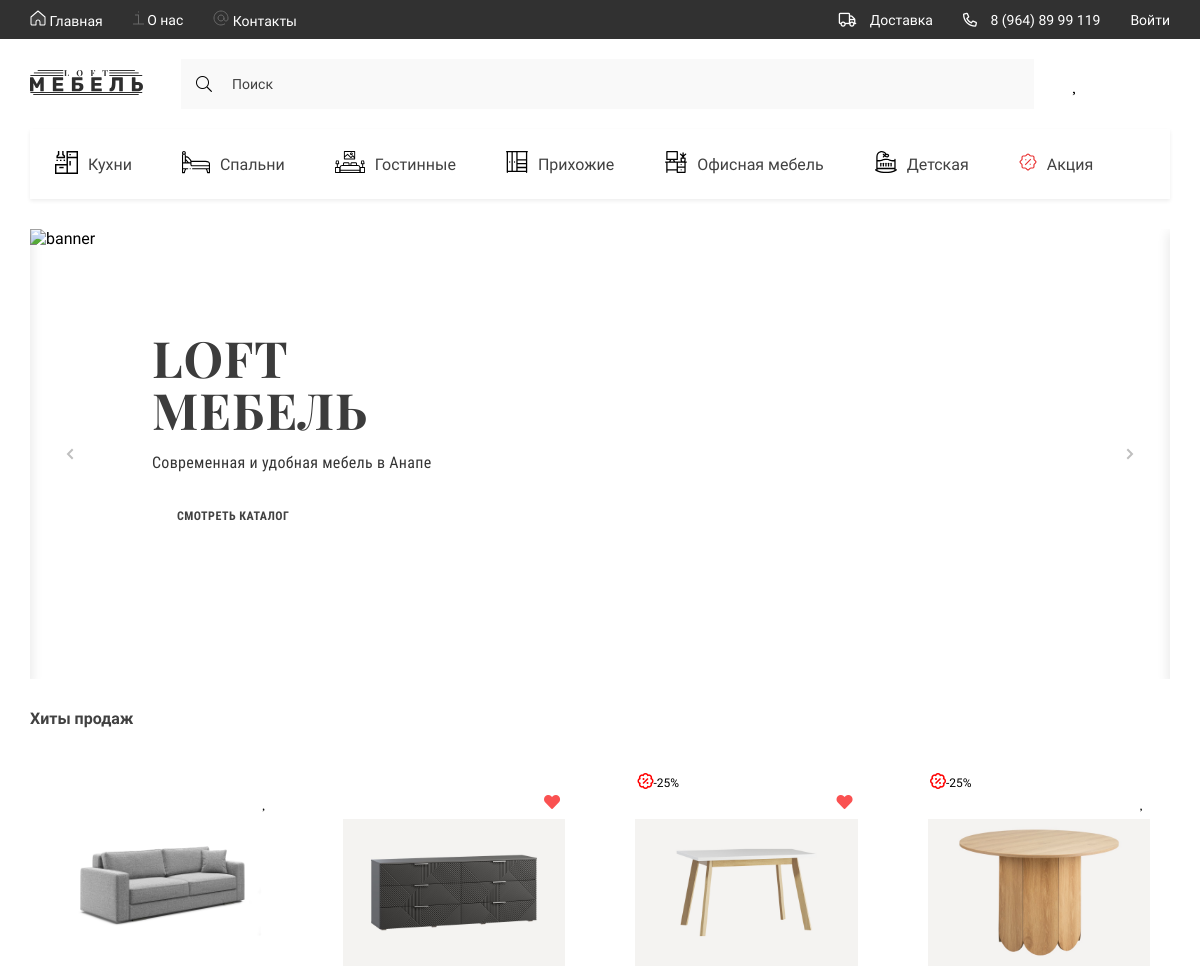
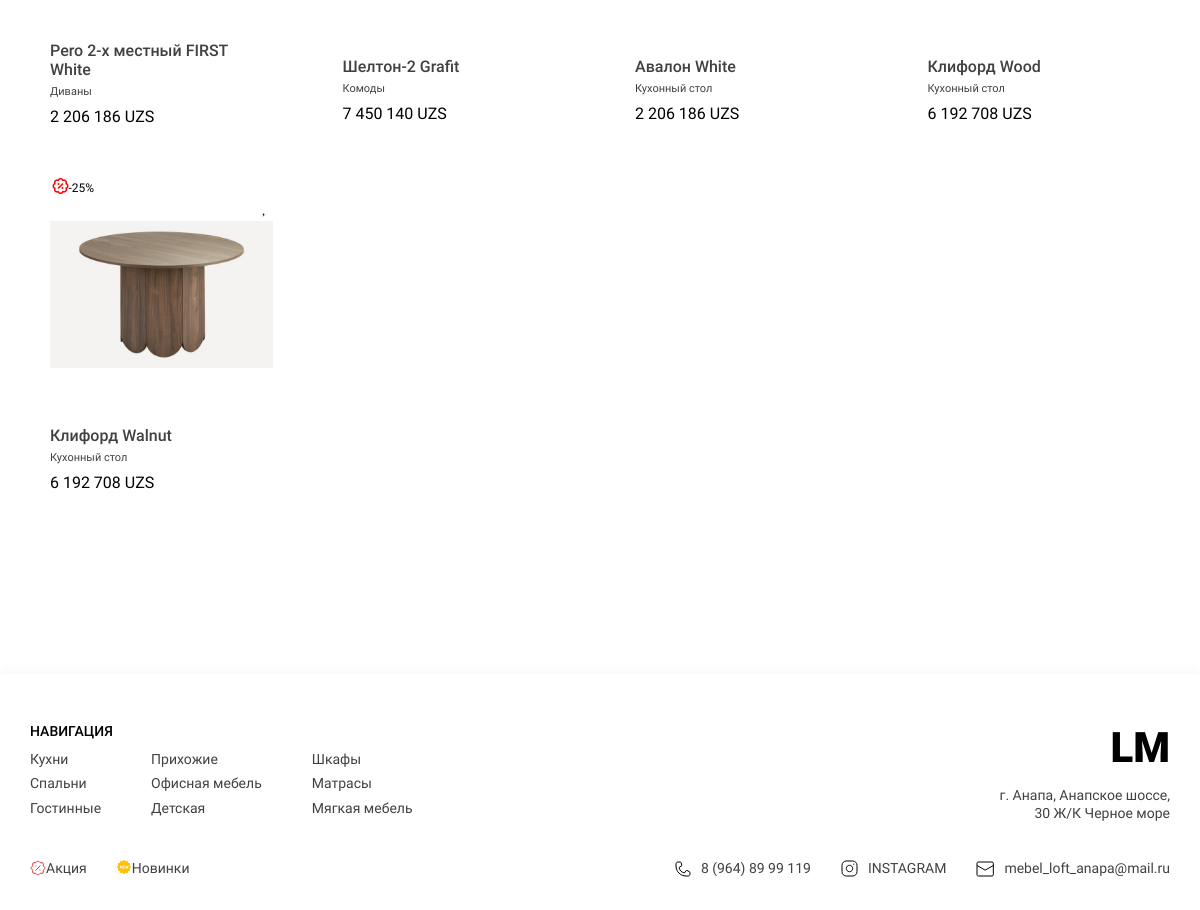
The page / on the database its author committed (2 pictures, top to bottom).
### goods/models.py (models this page shows, shortened)
class Category(models.Model):
    title = models.CharField(max_length=150, verbose_name='Название категории')
    parent = models.ForeignKey('self', on_delete=models.CASCADE, related_name='subcategories', blank=True, null=True)
    slug = models.SlugField(unique=True)
    image = models.FileField(upload_to='icons/categories/', verbose_name='Иконка категории', blank=True, null=True)
    def get_absolute_url(self):
        return reverse("goods:catalog", kwargs={"category_slug": self.slug})
    def __str__(self):
        return self.title
    class Meta:
        verbose_name = 'Категорию'
        verbose_name_plural = 'Категории'

class Product(models.Model):
    title = models.CharField(max_length=150, verbose_name='Название товара')
    slug = models.SlugField(unique=True)
    category = models.ForeignKey(Category, on_delete=models.CASCADE, verbose_name='Категория товара')
    description = models.TextField(verbose_name='Описание товара')
    price = models.DecimalField(default=0.00, max_digits=10, decimal_places=0, verbose_name='Цена товара')
    discount = models.DecimalField(default=0.00, max_digits=4, decimal_places=2, verbose_name='Скидка на товар')
    quantity = models.PositiveIntegerField(default=0, verbose_name='Товара в наличии')
    size = models.CharField(max_length=130, verbose_name='Размер товара')
    color_name_ru = models.CharField(default='Белый', verbose_name='Цвет товара ru', max_length=150)
    color_name_en = models.CharField(default='White', verbose_name='Цвет товара en', max_length=150)
    color_code = models.CharField(default='#FFFFFF', verbose_name='Код цвета товара', max_length=10)
    rating = models.DecimalField(default=0.0, max_digits=2, decimal_places=1, verbose_name='Рейтинг товара')
    def get_absolute_url(self):
        return reverse("goods:product", kwargs={"product_slug": self.slug})
    class Meta:
        verbose_name = 'Товар'
        verbose_name_plural = 'Товары'
        ordering = ('-id',)
    def get_product_image(self):
        if self.images:
            return self.images.all().first().image.url
        else:
            return None
    def sell_price(self):
        if self.discount:
            return round(self.price - self.price*self.discount/100)
        else:
            return self.price

class ProductImage(models.Model):
    image = models.ImageField(upload_to='products/', verbose_name='Фото товара')
    product = models.ForeignKey(Product, on_delete=models.CASCADE, verbose_name='Товар', related_name='images')
    class Meta:
        verbose_name = 'Фото товара'
        verbose_name_plural = 'Фото товара'

### home/views.py (the view)
# urls.py: path('', IndexView.as_view(), name='index'),
class IndexView(ListView):
    template_name = 'home/index.html'
    model = Product
    context_object_name = 'products'

### favourites/templatetags/fav_tags.py (called while the page is built)
@register.simple_tag()
def get_fav_products(request):
    if request.user.is_authenticated:
        products = Favourite.objects.filter(user=request.user)
        return [i.product for i in products]
    if not request.session.session_key:
        request.session.create()
    products = Favourite.objects.filter(session_key=request.session.session_key)
    return [i.product for i in products]

### goods/templatetags/loft_tags.py (called while the page is built)
@register.simple_tag()
def get_categories():
    return Category.objects.filter(parent=None)

@register.simple_tag()
def get_normal_price(sell_price):
    return f"{int(sell_price):_}".replace("_", " ")

@register.simple_tag()
def get_normal_size(product_size):
    musor = ['Длина', 'Ширина', 'Высота']
    lst = ' '.join([i for i in product_size.split(' ') if i not in musor])
    return lst.replace('см', 'СМ')

@register.simple_tag()
def get_card_size(product_size):
    lst = get_normal_size(product_size).replace(' СМ', '').replace(' х ', ' ').split(' ')
    return lst

@register.simple_tag()
def get_user_cart_products(request):
    if request.user.is_authenticated:
        carts =  request.user.carts.all()
        return [i.product for i in carts]
    else:
        carts = Cart.objects.filter(session_key=request.session.session_key)
        return [i.product for i in carts]

### home/templates/home/index.html (shortened to what this page needs)
{% extends "base.html" %}
{% load loft_tags %}
{% load static %}
{% block slider %}
<div class="slider" data-infinity="true">
    <div class="sliderLines">
        <div class="slider__item">
            <img src={% static 'base/assets/images/banner-1.png' %} alt="banner" class="slider__img">
            <div class="slider__item-content">
                <h2 class="slider__item-title">loft мебель</h2>
                <p class="slider__item-descr">
                    Современная и удобная мебель в Анапе
                </p>
                <a href="#!" class="slider__item-button">СМОТРЕТЬ КАТАЛОГ</a>
            </div>
        </div>
    </div>
    <div class="slider__btns">
        <button class="btn__prev">
            <img src={% static 'base/assets/icons/arrow.svg' %} alt="arrow">
        </button>
        <button class="btn__next">
            <img src={% static 'base/assets/icons/arrow.svg' %} alt="arrow">
        </button>
    </div>
</div>
{% endblock %}
{% block content %}
<main class="main">
    <div class="container">
        <section class="products">
            <h2 class="products__title">Хиты продаж</h2>
            <div class="products__content">
                {% for product in products %}
                {% include "home/components/_card.html" %}
                {% endfor %}
            </div>
        </section>
    </div>
</main>
{% endblock content %}

### templates/base.html (shortened to what this page needs)
{% load static %}
{% load loft_tags %}
{% load fav_tags %}
<!DOCTYPE html>
<html lang="ru">
<head>
    {% include 'components_base/_styles.html' %}
</head>
<body>
    <nav class="nav">
        <div class="container _nav">
            <div class="nav__content">
                <ul class="nav__list">
                    <li>
                        <a href="{% url "home:index" %}" class="nav__list-links">
                            <img src={% static "base/assets/icons/home.svg" %} alt="home">
                            Главная
                        </a>
                    </li>
                    <li>
                        <a href="{% url "home:about" %}" class="nav__list-links">
                            <img src={% static "base/assets/icons/aboute.svg" %} alt="aboute">
                            О нас
                        </a>
                    </li>
                    <li>
                        <a href="{% url "home:contact" %}" class="nav__list-links">
                            <img src={% static "base/assets/icons/contacts.svg" %} alt="contacts">
                            Контакты
                        </a>
                    </li>
                </ul>
                <ul class="nav__contacts">
                    <li>
                        <a href="{% url 'home:about' %}" class="nav__contacts-links">
                           <i class="far fa-truck"></i>
                           Доставка
                       </a>
                   </li>
                    <li>
                        <a href="tel:89648999119" class="nav__contacts-links">
                            <i class="far fa-phone-alt"></i>
                            8 (964) 89 99 119
                        </a>
                    </li>
                    {% if not request.user.is_authenticated %}
                    <a href="{% url "users:login" %}" class="nav__contacts-links">
                        Войти
                        </a>
                   {% else %}
                   <a href="{% url "users:logout" %}" class="nav__contacts-links">
                    Выход
                    </a>
                   {% endif %}
                </ul>
            </div>
        </div>
    </nav>
    <div class="wrapper">
        <header class="header">
            <div class="container">
                <div class="header__content">
                    <div class="header__bar">
                        <a href="{% url "home:index" %}" class="logo">
                            <img src={% static 'base/assets/icons/LOGO.svg' %} alt="logo">
                        </a>
                        <form class="header__search" action="{% url 'goods:search' %}" method="get">
                            <i class="fal fa-search"></i>
                            <input type="search" class="header__search-txt" placeholder="Поиск" name="q">
                        </form>
                        <ul class="header__list">
                            <li>
                               <a href="{% url "favourites:favourites" %}" class="header__list-item
                            {% if 'favourites' in request.path %}active{% endif %}" id="_heart" >
                                </a>
                            </li>
                            <li>
                                <a href="{% url 'carts:cart' %}" class="header__list-item" id="_bag">
                                </a>
                            </li>
                            <li>
                                <a href="{% url 'users:profile' %}" class="header__list-item" id="_profile">
                                </a>
                            </li>
                        </ul>
                    </div>
                    <ul class="header__list _categories">
                        {% get_categories as categories %}
                        {% for category in categories|slice:":7" %}
                        <li>
                            <a href={{ category.get_absolute_url }} class="header__list-links">
                                <span class="header__list-img">
                                    {% if category.image %}
                                    <img src="{{ category.image.url }}" alt="icons">
                                    {% endif %}
                                </span>
                                {{ category.title }}
                            </a>
                        </li>
                        {% endfor %}
                    </ul>
                    {% block slider %}
                    {% endblock %}
                </div>
            </div>
        </header>
        {% block content %}
        {% endblock content %}
        {% include "layout/_footer.html" %}
    </div>
</body>
</html>

### home/templates/home/components/_card.html (shortened to what this page needs)
{% load static %}
{% load loft_tags %}
{% load fav_tags %}
{% get_fav_products request as favs %}
<div class="products__item ">
    {% if product.discount %}
    <span class="discount" style="font-size: 12px;">
        <i class="far fa-badge-percent" style="
        color: red; font-size: 16px; position: absolute;
         top: 10px; right: 220px; width: 20px; height: auto; z-index: 2;"><span style="color: black; font-size: 12px">-25%</span></i>
    </span>
    {% endif %}
    <a href="{% url 'favourites:add_fav' product.slug %}" class="products__item-heart {% if product in favs %}active{% endif %}"></a>
    <a href="{{ product.get_absolute_url }}"> <img src={{ product.get_product_image }} alt=""
            class="products__item-img"></a>
    <div class="products__item-text">
        <h3 class="products__item-title">
            {% autoescape off %}
            {% if product.headline %}{{ product.headline }} {{ product.color_name_en }}
            {% else %}
            {{ product.title }} {{ product.color_name_en }}{% endif %}</h3>
            {% endautoescape %}
        <div class="products__item-desrc">
            {% autoescape off %}
            {% if product.bodyline %}{{ product.bodyline }} {{ product.color_name_en }}
            {% else %}
            {{ product.category }}{% endif %}
            {% endautoescape %}
        </div>
        <div class="products__item-price">{% get_normal_price product.sell_price %} UZS</div>
    </div>
</div>

### templates/layout/_footer.html
{% load static %}
{% load loft_tags %}
<footer class="footer">
    <div class="container">
        <div class="footer__content">
            <div class="footer__navigate">
                <div class="footer__navigate-part">
                    <h2 class="footer__navigate-title">НАВИГАЦИЯ</h2>
                    <div class="footer__navigate-lists">
                        <ul class="footer__navigate-list">
                            {% for category in categories|slice:":3" %}
                            <li><a href="{{ category.get_absolute_url }}" class="footer__navigate-links">{{ category.title }}</a></li>
                            {% endfor %}
                        </ul>
                        <ul class="footer__navigate-list">
                            {% for category in categories|slice:"3:6" %}
                            <li><a href="{{ category.get_absolute_url }}" class="footer__navigate-links">{{ category.title }}</a></li>
                            {% endfor %}
                        </ul>
                        <ul class="footer__navigate-list">
                            {% for category in categories|slice:"8:11" %}
                            <li><a href="{{ category.get_absolute_url }}" class="footer__navigate-links">{{ category.title }}</a></li>
                            {% endfor %}
                        </ul>
                    </div>
                </div>
                <div class="footer__navigate-part _right">
                    <a href="{% url "home:index" %}" class="footer__logo">LM</a>
                    <p class="footer__adress">г. Анапа, Анапское шоссе, 30 Ж/К Черное море</p>
                </div>
            </div>
            <div class="footer__social">
                <ul class="footer__navigate-list _short">
                    {% for category in categories|slice:"6:8" %}
                    <img src={{ category.image.url }} alt="icons"><li><a href="{{ category.get_absolute_url }}" class="footer__navigate-links">{{ category.title }}</a></li>
                    {% endfor %}
                </ul>
                <ul class="footer__social-list">
                    <li>
                        <a href="tel:89648999119" class="footer__social-links">
                            <img src={% static 'base/assets/icons/phone.svg' %} alt="phone">
                            8 (964) 89 99 119
                        </a>
                    </li>
                    <li>
                        <a href="https://www.instagram.com/" target="_blank" class="footer__social-links">
                            <img src={% static 'base/assets/icons/inst.svg' %} alt="insta">
                            INSTAGRAM
                        </a>
                    </li>
                    <li>
                        <a href="mailto:mebel_loft_anapa@mail.ru" target="_blank" class="footer__social-links">
                            <img src={% static 'base/assets/icons/mail.svg' %} alt="mail">
                            mebel_loft_anapa@mail.ru
                        </a>
                    </li>
                </ul>
            </div>
        </div>
    </div>
</footer>

### rows shown on the page
Category: image (picture), title "Кухни"
Category: image (picture), title "Спальни"
Category: image (picture), title "Гостинные"
Category: image (picture), title "Прихожие"
Category: image (picture), title "Офисная мебель"
Category: image (picture), title "Детская"
Category: image (picture), title "Акция"
Product: get_product_image (picture), title "Pero 2-х местный FIRST", color_name_en "White", category "Диваны", discount+price "2 206 186"
Product: get_product_image (picture), title "Шелтон-2", color_name_en "Grafit", category "Комоды", discount+price "7 450 140"
Product: shows "-25%", get_product_image (picture), title "Авалон", color_name_en "White", category "Кухонный стол", discount+price "2 206 186"
Product: shows "-25%", get_product_image (picture), title "Клифорд", color_name_en "Wood", category "Кухонный стол", discount+price "6 192 708"
Product: shows "-25%", get_product_image (picture), title "Клифорд", color_name_en "Walnut", category "Кухонный стол", discount+price "6 192 708"
Category: title "Шкафы"
Category: title "Матрасы"
Category: title "Мягкая мебель"
Category: image (picture), title "Новинки"
